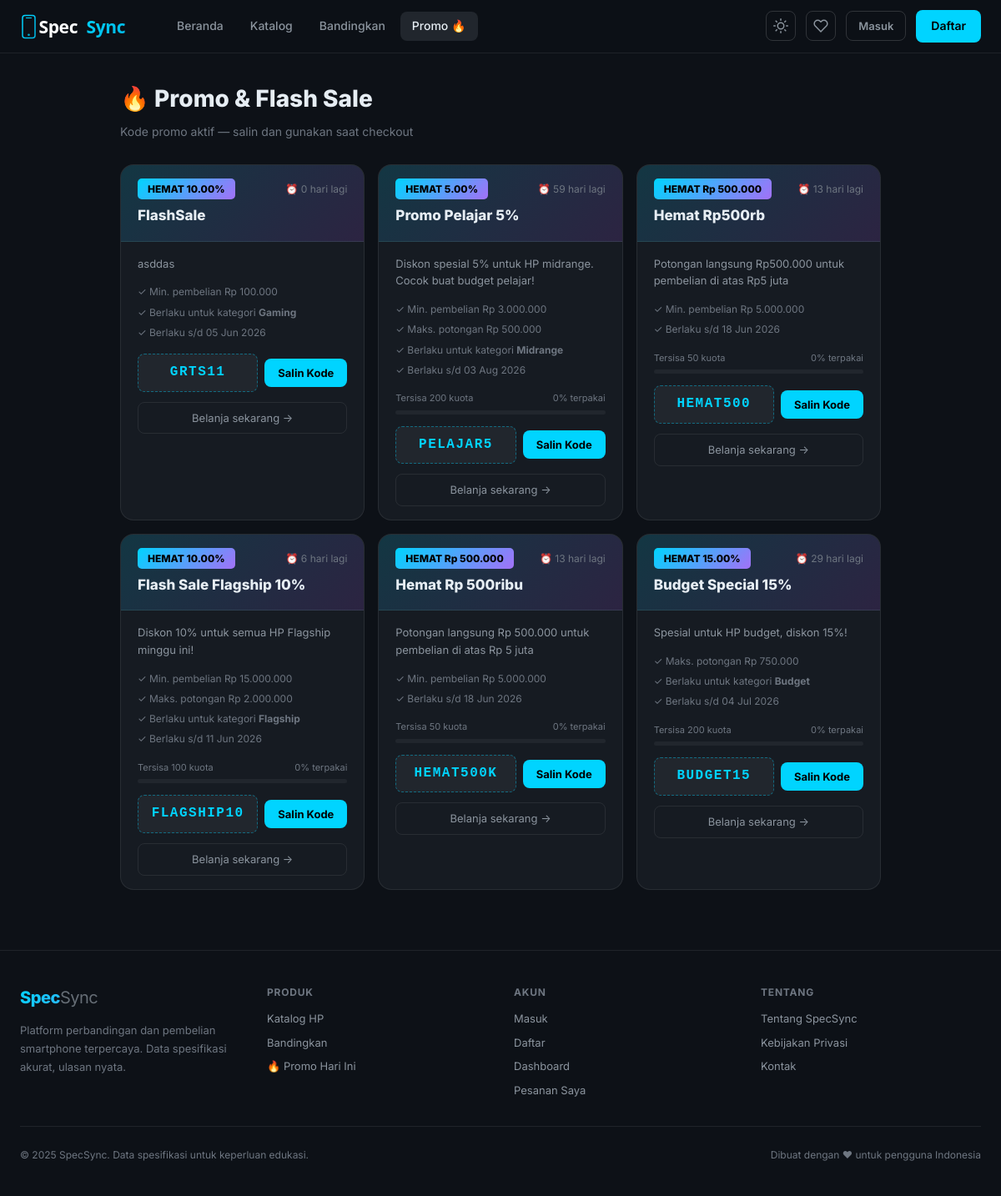
The page /deals.php on the database its author committed.
### tables this page shows
CREATE TABLE `promos` (
  `id` int(11) NOT NULL,
  `title` varchar(200) NOT NULL,
  `description` text DEFAULT NULL,
  `promo_code` varchar(50) DEFAULT NULL,
  `discount_type` enum('percent','fixed') DEFAULT 'percent',
  `discount_value` decimal(10,2) NOT NULL,
  `min_purchase` decimal(12,0) DEFAULT 0,
  `max_discount` decimal(12,0) DEFAULT NULL,
  `device_id` int(11) DEFAULT NULL COMMENT 'NULL = berlaku semua device',
  `category` enum('flagship','midrange','budget','gaming','all') DEFAULT 'all',
  `banner_image` varchar(500) DEFAULT NULL,
  `start_date` date NOT NULL,
  `end_date` date NOT NULL,
  `usage_limit` int(11) DEFAULT NULL,
  `used_count` int(11) DEFAULT 0,
  `is_active` tinyint(1) DEFAULT 1,
  `created_by` int(11) NOT NULL,
  `created_at` timestamp NOT NULL DEFAULT current_timestamp()
);

### includes/db.php (called while the page is built, shortened)
<?php
function formatPrice($price) {
    return 'Rp ' . number_format($price, 0, ',', '.');
}
?>

### deals.php (the view, shortened to what this page needs)
<?php
require_once 'includes/db.php';
$conn = getDB();
$promos_res = mysqli_query($conn, "SELECT * FROM promos WHERE is_active=1 AND start_date<=CURDATE() AND end_date>=CURDATE() ORDER BY created_at DESC");
$promos = [];
if ($promos_res) while ($r = mysqli_fetch_assoc($promos_res)) $promos[] = $r;
require_once 'includes/header.php';
?>
<div style="max-width:960px;margin:0 auto;padding:32px 24px">
  <div style="margin-bottom:28px">
    <h1 style="font-size:28px;font-weight:800">🔥 Promo & Flash Sale</h1>
    <p style="font-size:14px;color:var(--text3);margin-top:6px">Kode promo aktif — salin dan gunakan saat checkout</p>
  </div>
  <?php if (empty($promos)): ?>
  <div style="text-align:center;padding:80px 24px;color:var(--text3)">
    <div style="font-size:48px;margin-bottom:16px">🎁</div>
    <div style="font-size:18px;font-weight:600;margin-bottom:8px">Belum ada promo aktif</div>
    <div style="font-size:14px">Cek kembali nanti ya!</div>
  </div>
  <?php else: ?>
  <div style="display:grid;grid-template-columns:repeat(auto-fill,minmax(280px,1fr));gap:16px">
    <?php foreach ($promos as $promo):
      $days_left = (int)ceil((strtotime($promo['end_date']) - time()) / 86400);
      $is_percent = $promo['discount_type'] === 'percent';
      $discount_label = $is_percent ? $promo['discount_value'].'%' : formatPrice($promo['discount_value']);
      $usage_pct = $promo['usage_limit'] ? round(($promo['used_count'] / $promo['usage_limit']) * 100) : 0;
    ?>
    <div style="background:var(--bg2);border:1px solid var(--border);border-radius:var(--radius-lg);overflow:hidden">
      <div style="background:linear-gradient(135deg,rgba(0,212,255,.15),rgba(168,85,247,.15));padding:16px 20px;border-bottom:1px solid var(--border)">
        <div style="display:flex;align-items:center;justify-content:space-between;margin-bottom:6px">
          <span style="background:linear-gradient(135deg,var(--accent),var(--purple));color:#000;font-size:12px;font-weight:800;padding:3px 12px;border-radius:5px">HEMAT <?= $discount_label ?></span>
          <span style="font-size:12px;color:var(--text3)">⏰ <?= $days_left ?> hari lagi</span>
        </div>
        <div style="font-size:17px;font-weight:800;color:var(--text)"><?= htmlspecialchars($promo['title']) ?></div>
      </div>
      <div style="padding:16px 20px">
        <?php if ($promo['description']): ?>
        <p style="font-size:13px;color:var(--text2);margin-bottom:14px;line-height:1.6"><?= htmlspecialchars($promo['description']) ?></p>
        <?php endif; ?>
        <div style="display:flex;flex-direction:column;gap:5px;margin-bottom:16px">
          <?php if ($promo['min_purchase'] > 0): ?>
          <div style="font-size:12px;color:var(--text3)">✓ Min. pembelian <?= formatPrice($promo['min_purchase']) ?></div>
          <?php endif; ?>
          <?php if ($promo['max_discount']): ?>
          <div style="font-size:12px;color:var(--text3)">✓ Maks. potongan <?= formatPrice($promo['max_discount']) ?></div>
          <?php endif; ?>
          <?php if ($promo['category'] !== 'all'): ?>
          <div style="font-size:12px;color:var(--text3)">✓ Berlaku untuk kategori <strong><?= ucfirst($promo['category']) ?></strong></div>
          <?php endif; ?>
          <div style="font-size:12px;color:var(--text3)">✓ Berlaku s/d <?= date('d M Y', strtotime($promo['end_date'])) ?></div>
        </div>
        <?php if ($promo['usage_limit']): ?>
        <div style="margin-bottom:14px">
          <div style="display:flex;justify-content:space-between;font-size:11px;color:var(--text3);margin-bottom:5px">
            <span>Tersisa <?= $promo['usage_limit'] - $promo['used_count'] ?> kuota</span>
            <span><?= $usage_pct ?>% terpakai</span>
          </div>
          <div style="height:5px;background:var(--bg3);border-radius:3px;overflow:hidden">
          </div>
        </div>
        <?php endif; ?>
        <div style="display:flex;align-items:center;gap:8px">
          <div id="code-<?= $promo['id'] ?>" style="flex:1;background:var(--bg3);border:1px dashed rgba(0,212,255,.4);padding:9px 14px;border-radius:8px;font-family:monospace;font-size:16px;font-weight:800;color:var(--accent);letter-spacing:1.5px;text-align:center"><?= htmlspecialchars($promo['promo_code']) ?></div>
          <button onclick="copyPromo('<?= htmlspecialchars($promo['promo_code']) ?>', this)" style="padding:9px 16px;border-radius:8px;background:var(--accent);color:#000;border:none;font-size:13px;font-weight:700;cursor:pointer;white-space:nowrap">Salin Kode</button>
        </div>
        <a href="catalog.php" style="display:block;text-align:center;margin-top:12px;font-size:13px;color:var(--text2);text-decoration:none;padding:8px;border-radius:8px;border:1px solid var(--border)" onmouseover="this.style.borderColor='var(--accent)';this.style.color='var(--accent)'" onmouseout="this.style.borderColor='var(--border)';this.style.color='var(--text2)'">Belanja sekarang →</a>
      </div>
    </div>
    <?php endforeach; ?>
  </div>
  <?php endif; ?>
</div>
<?php require_once 'includes/footer.php'; ?>

### assets/css/style.css (style rules this page uses)
:root { --bg: #0d1117; --bg2: #161b22; --bg3: #21262d; --bg4: #30363d; --surface: #1c2128; --border: rgba(255,255,255,0.08); --border2: rgba(255,255,255,0.15); --text: #e6edf3; --text2: #8b949e; --text3: #6e7681; --accent: #00d4ff; --accent2: #0ea5e9; --green: #3fb950; --red: #f85149; --amber: #d29922; --purple: #a371f7; --radius: 10px; --radius-lg: 16px; --shadow: 0 4px 24px rgba(0,0,0,0.4); --transition: 0.2s cubic-bezier(0.4,0,0.2,1); --font: 'Inter', -apple-system, sans-serif; --mono: 'JetBrains Mono', monospace; --header-h: 64px; }
*, *::before, *::after { box-sizing: border-box; margin: 0; padding: 0; }
html { scroll-behavior: smooth; }
body { font-family: var(--font); background: var(--bg); color: var(--text); font-size: 15px; line-height: 1.6; transition: background var(--transition), color var(--transition); min-height: 100vh; }
a { color: var(--accent); text-decoration: none; transition: color var(--transition); }
button { cursor: pointer; font-family: inherit; }

### rows shown on the page
promos: discount_label "10.00%", end_date "0", title "FlashSale", description "asddas", min_purchase "Rp 100.000", category "Gaming", end_date "05 Jun 2026", promo_code "GRTS11"
promos: discount_label "5.00%", end_date "59", title "Promo Pelajar 5%", description "Diskon spesial 5% untuk HP midrange. Cocok buat budget pelajar!", min_purchase "Rp 3.000.000", max_discount "Rp 500.000", category "Midrange", end_date "03 Aug 2026", $promo['usage_limit']-$promo['used_count'] "200", used_count "0", promo_code "PELAJAR5"
promos: discount_label "Rp 500.000", end_date "13", title "Hemat Rp500rb", description "Potongan langsung Rp500.000 untuk pembelian di atas Rp5 juta", min_purchase "Rp 5.000.000", end_date "18 Jun 2026", $promo['usage_limit']-$promo['used_count'] "50", used_count "0", promo_code "HEMAT500"
promos: discount_label "10.00%", end_date "6", title "Flash Sale Flagship 10%", description "Diskon 10% untuk semua HP Flagship minggu ini!", min_purchase "Rp 15.000.000", max_discount "Rp 2.000.000", category "Flagship", end_date "11 Jun 2026", $promo['usage_limit']-$promo['used_count'] "100", used_count "0", promo_code "FLAGSHIP10"
promos: discount_label "Rp 500.000", end_date "13", title "Hemat Rp 500ribu", description "Potongan langsung Rp 500.000 untuk pembelian di atas Rp 5 juta", min_purchase "Rp 5.000.000", end_date "18 Jun 2026", $promo['usage_limit']-$promo['used_count'] "50", used_count "0", promo_code "HEMAT500K"
promos: discount_label "15.00%", end_date "29", title "Budget Special 15%", description "Spesial untuk HP budget, diskon 15%!", max_discount "Rp 750.000", category "Budget", end_date "04 Jul 2026", $promo['usage_limit']-$promo['used_count'] "200", used_count "0", promo_code "BUDGET15"
